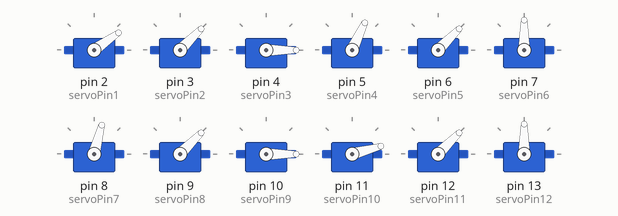
A sketch run on a simulated Arduino Uno, built with avr-gcc and run on an emulated ATmega328P. On the bench: 12 × servo.

Above: at 0.05 s.
Timing chart, 0 to 3.0 s (numbered marks = the images above):
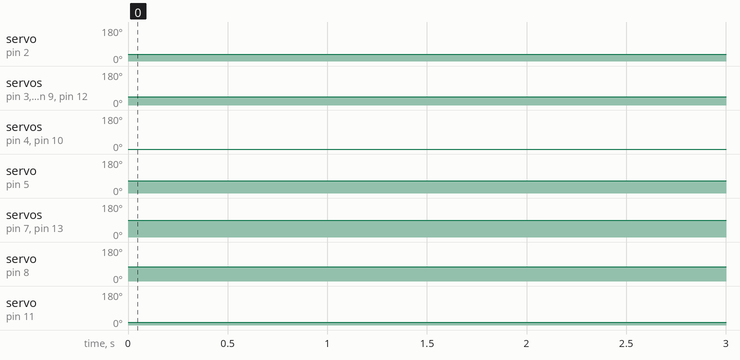

The sketch:

sketch_nov30c.ino
```cpp
// Include the Servo library
#include <Servo.h>
// Declare the Servo pin
int servoPin1 = 2;
int servoPin2 = 3;
int servoPin3 = 4;
int servoPin4 = 5;
int servoPin5 = 6;
int servoPin6 = 7;
int servoPin7 = 8;
int servoPin8 = 9;
int servoPin9 = 10;
int servoPin10 = 11;
int servoPin11 = 12;
int servoPin12 = 13;
int startup = 0;
int pos;
// Create a servo object
Servo Servo1;
Servo Servo2;
Servo Servo3;
Servo Servo4;
Servo Servo5;
Servo Servo6;
Servo Servo7;
Servo Servo8;
Servo Servo9;
Servo Servo10;
Servo Servo11;
Servo Servo12;
void setup() {
   // We need to attach the servo to the used pin number
   Servo1.attach(servoPin1);
   Servo2.attach(servoPin2);
   Servo3.attach(servoPin3);
   Servo4.attach(servoPin4);
   Servo5.attach(servoPin5);
   Servo6.attach(servoPin6);
   Servo7.attach(servoPin7);
   Servo8.attach(servoPin8);
   Servo9.attach(servoPin9);
   Servo10.attach(servoPin10);
   Servo11.attach(servoPin11);
   Servo12.attach(servoPin12);
}
void loop(){

  if(startup == 0)
  {
    Servo1.write(35);
    Servo2.write(45);
    Servo3.write(0);

    Servo4.write(65);
    Servo5.write(45);
    Servo6.write(90);

    Servo7.write(75);
    Servo8.write(45);
    Servo9.write(0);

    Servo10.write(15);
    Servo11.write(45);
    Servo12.write(90);
    delay(5000);


    startup++;
  }

   //Leg A
   Servo1.write(30);
   Servo2.write(75);
   Servo3.write(75);
   //Leg B
   Servo4.write(60);
   Servo5.write(15);
   Servo6.write(15);
   //Leg C
   Servo7.write(85);
   Servo8.write(75);
   Servo9.write(75);
   //Leg D
   Servo10.write(5);
   Servo11.write(15);
   Servo12.write(15);
   // Make servo go to 90 degrees
   //Servo1.write(0);
   delay(1000);
   // Make servo go to 180 degrees
  // Servo1.write(180);
   //delay(1000);
   //Leg A
   Servo1.write(30);
   Servo2.write(55);
   Servo3.write(55);
   //Leg B
   Servo4.write(60);
   Servo5.write(35);
   Servo6.write(35);
   //Leg C
   Servo7.write(85);
   Servo8.write(55);
   Servo9.write(55);
   //Leg D
   Servo10.write(5);
   Servo11.write(35);
   Servo12.write(35);
   delay(1000);
}
```

Measured:
- by itself, servo on pin 2 (servoPin1): 35° → 30° at 5.0 s
- by itself, servo on pin 5 (servoPin4): 65° → 60° at 5.0 s
- by itself, servo on pin 8 (servoPin7): 75° → 85° at 5.0 s
- by itself, servo on pin 11 (servoPin10): 15° → 5° at 5.0 s
- by itself, servo on pin 3 (servoPin2), servo on pin 9 (servoPin8): 45° → 75° at 5.0 s, → 55° 1.0 s later, → 75° 1.0 s later, → 55° 1.0 s later, … (125 changes in this stretch)
- by itself, servo on pin 4 (servoPin3), servo on pin 10 (servoPin9): 0° → 75° at 5.0 s, → 55° 1.0 s later, → 75° 1.0 s later, → 55° 1.0 s later, … (125 changes in this stretch)
